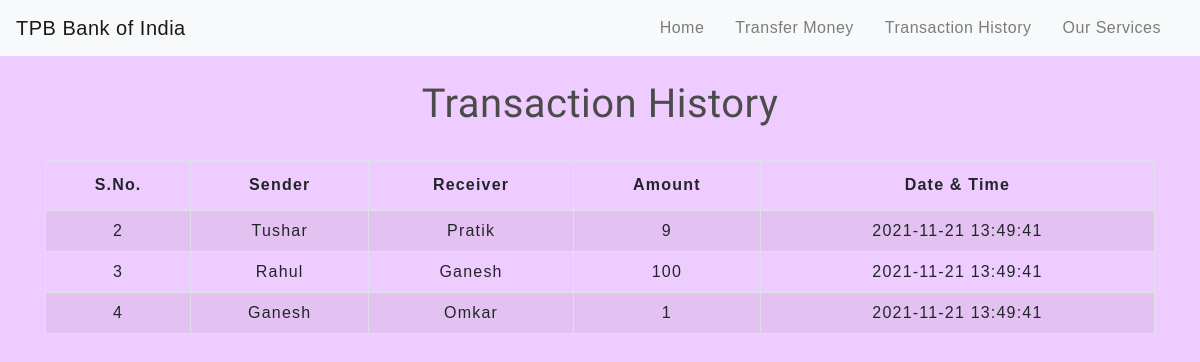
The page /transactionhistory.php on the database its author committed.
### tables this page shows
CREATE TABLE `transaction` (
  `sno` int(3) NOT NULL,
  `sender` text NOT NULL,
  `receiver` text NOT NULL,
  `balance` int(8) NOT NULL,
  `datetime` datetime NOT NULL DEFAULT current_timestamp()
);

### transactionhistory.php (the view, shortened to what this page needs)
<!DOCTYPE html>
<html lang="en">
<head>
    <link rel="stylesheet" href="https://stackpath.bootstrapcdn.com/bootstrap/4.5.2/css/bootstrap.min.css">
    <link rel="stylesheet" type="text/css" href="css/table.css">
    <link rel="stylesheet" type="text/css" href="css/navbar.css">
</head>
<body>
<?php
  include 'navbar.php';
?>
	<div class="container">
        <h2 class="text-center pt-4">Transaction History</h2>
       <br>
       <div class="table-responsive-sm">
    <table class="table table-hover table-striped table-condensed table-bordered">
        <thead>
            <tr>
                <th class="text-center">S.No.</th>
                <th class="text-center">Sender</th>
                <th class="text-center">Receiver</th>
                <th class="text-center">Amount</th>
                <th class="text-center">Date & Time</th>
            </tr>
        </thead>
        <tbody>
        <?php
            include 'config.php';
            $sql ="select * from transaction";
            $query =mysqli_query($conn, $sql);
            while($rows = mysqli_fetch_assoc($query))
            {
        ?>
            <tr>
            <td class="py-2"><?php echo $rows['sno']; ?></td>
            <td class="py-2"><?php echo $rows['sender']; ?></td>
            <td class="py-2"><?php echo $rows['receiver']; ?></td>
            <td class="py-2"><?php echo $rows['balance']; ?> </td>
            <td class="py-2"><?php echo $rows['datetime']; ?> </td>
        <?php
            }
        ?>
        </tbody>
    </table>
    </div>
</div>
</body>
</html>

### css/table.css (style rules this page uses)
* { padding: 0; margin: 0; box-sizing: border-box; font-family: sans-serif; }
h2 { font-size: 40px; }
table { letter-spacing: 1.2px; }
td { text-align: center; }

### css/navbar.css (style rules this page uses)
h2 { color: #4C4B4B; letter-spacing: 0.5px; font-family: raleway; }

### transactionhistory.php (style rules this page uses)
body { background-color:#efccff; }

### rows shown on the page
transaction: sno "2", sender "Tushar", receiver "Pratik", balance "9", datetime "2021-11-21 13:49:41"
transaction: sno "3", sender "Rahul", receiver "Ganesh", balance "100", datetime "2021-11-21 13:49:41"
transaction: sno "4", sender "Ganesh", receiver "Omkar", balance "1", datetime "2021-11-21 13:49:41"
